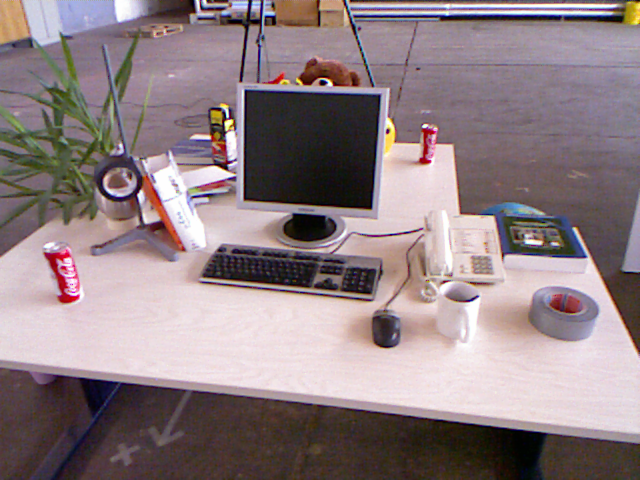
//> input picture cmake-build-debug/img1.png, 640 x 480 px
$ ./linematch   (built with g++ and OpenCV 4)
//> lines starting //> are read from the running program, lines starting //| are printed output that depends on the picture; pictures that were not available may be replaced by others from this repository, and a replacement may not be noted
//
// Created by root on 19-4-1.
//

#include <iostream>
#include <opencv2/core/core.hpp>
#include <opencv2/highgui/highgui.hpp>
#include <opencv2/imgproc/imgproc.hpp>
#include <opencv2/features2d/features2d.hpp>

#include "opencv2/line_descriptor.hpp"

using namespace std;
using namespace cv;

#define DISTANCE_THRESHOLD 25

void LBDMatch(String img_path1, String img_path2) {
//> called with img_path1 = "img1.png", img_path2 = "img2.png"
    // 二进制检测子+二进制描述子

    Mat img1 = imread(img_path1);
//> img1 is the input picture: 480 rows x 640 cols, CV_8UC3; mean B, G, R 131.6, 127.9, 143.8
    Mat img2 = imread(img_path2);

    Ptr<line_descriptor::BinaryDescriptor> bd = line_descriptor::BinaryDescriptor::createBinaryDescriptor();
    vector<line_descriptor::KeyLine> keylines1, keylines2;
    Mat des1, des2;

    // 检测线段
    bd->detect(img1, keylines1);
//> keylines1 = 170 items
    bd->detect(img2, keylines2);
//> keylines2 = 170 items

    // 计算二进制描述子
    bd->compute(img1, keylines1, des1);
    bd->compute(img2, keylines2, des2);

    // 二进制匹配
    Ptr<line_descriptor::BinaryDescriptorMatcher> bdm = line_descriptor::BinaryDescriptorMatcher::createBinaryDescriptorMatcher();
    vector<DMatch> matches;
    bdm->match(des1, des2, matches);
//> matches = 170 matches

    // 筛选好的匹配，距离小于给定阈值
    vector<DMatch> good_matches;
    for (int i = 0; i < matches.size(); ++i) {
        if (matches[i].distance < DISTANCE_THRESHOLD) {
            good_matches.push_back(matches[i]);
        }
    }
//> after the loop, good_matches = 170 matches

    // 绘制线段
    Mat img1_lines = Mat::zeros(img1.size(), CV_8UC3);
    line_descriptor::drawKeylines(img1, keylines1, img1_lines);
    imwrite("img1_binary_lines.jpg", img1_lines);

    Mat img2_lines = Mat::zeros(img2.size(), CV_8UC3);
    line_descriptor::drawKeylines(img2, keylines2, img2_lines);
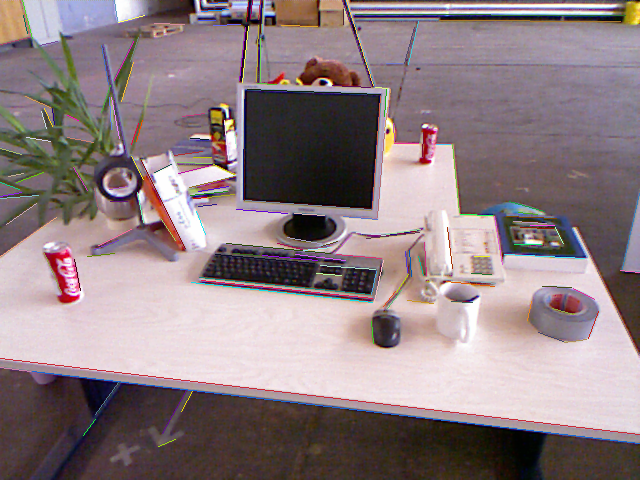
//> img2_lines: 480 rows x 640 cols, CV_8UC3; mean B, G, R 131.3, 127.6, 143.6
    imwrite("img2_binary_lines.jpg", img2_lines);

    // 绘制匹配的线段
    Mat matched_img;
    std::vector<char> mask(good_matches.size(), 1);
//> mask = 170 values from 1 to 1
    line_descriptor::drawLineMatches(img1, keylines1,
                                     img2, keylines2,
                                     good_matches,
                                     matched_img,
                                     Scalar::all(-1),
                                     Scalar::all(-1), mask,
                                     line_descriptor::DrawLinesMatchesFlags::DEFAULT);
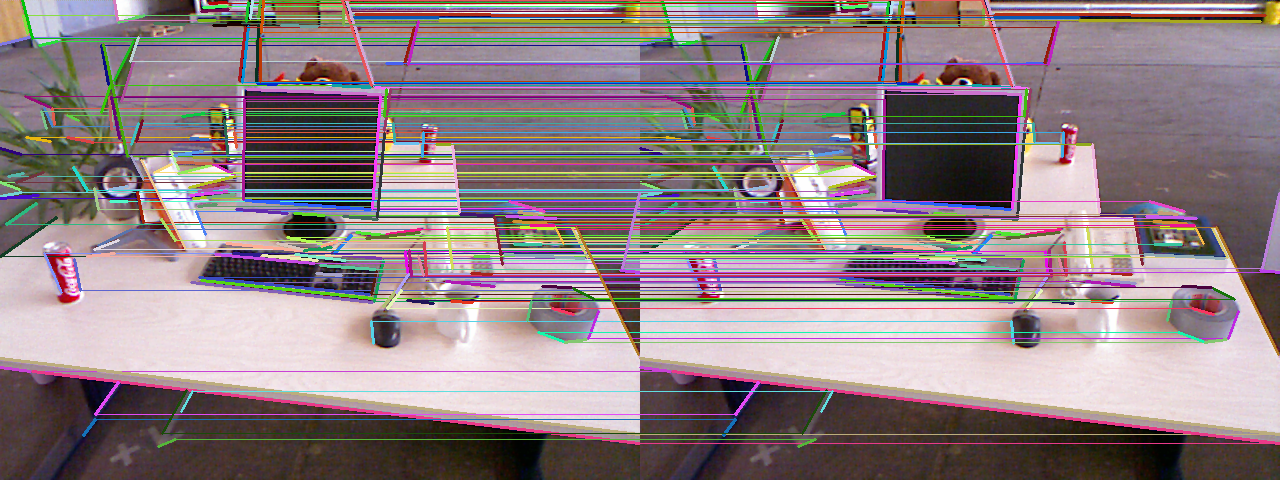
//> matched_img: 480 rows x 1280 cols, CV_8UC3; mean B, G, R 131.5, 128, 143.4
    imwrite("match_binary_lines.jpg", matched_img);
}

void LSDMatch(String img_path1, String img_path2) {
//> called with img_path1 = "img1.png", img_path2 = "img2.png"
    // LSD检测子+二进制描述子

    Mat img1 = imread(img_path1);
    Mat img2 = imread(img_path2);

    // LSD检测器
    Ptr<line_descriptor::LSDDetector> lsd = line_descriptor::LSDDetector::createLSDDetector();
    // 二进制描述子
    Ptr<line_descriptor::BinaryDescriptor> bd = line_descriptor::BinaryDescriptor::createBinaryDescriptor();
    vector<line_descriptor::KeyLine> keylines1, keylines2;
    Mat des1, des2;

    // 检测线段
    lsd->detect(img1, keylines1, 2, 2);
//> keylines1 = 572 items
    lsd->detect(img2, keylines2, 2, 2);
//> keylines2 = 572 items

    // 描述线段
    bd->compute(img1, keylines1, des1);
    bd->compute(img2, keylines2, des2);

    // 选择金字塔第一层的线段以及对应描述子
    vector<line_descriptor::KeyLine> keylines1_octave0, keylines2_octave0;
    Mat des1_octave0, des2_octave0;
    for (int i = 0; i < keylines1.size(); ++i) {
        if (keylines1[i].octave == 1) {
            keylines1_octave0.push_back(keylines1[i]);
            des1_octave0.push_back(des1.row(i));
        }
    }
//> after the loop, keylines1_octave0 = 149 items
    for (int i = 0; i < keylines2.size(); ++i) {
        if (keylines2[i].octave == 1) {
            keylines2_octave0.push_back(keylines2[i]);
            des2_octave0.push_back(des2.row(i));
        }
    }
//> after the loop, keylines2_octave0 = 149 items

    // 绘制线段
    Mat img1_lines, img2_lines;
    Mat img1_lines_oct0, img2_lines_oct0;
    line_descriptor::drawKeylines(img1, keylines1, img1_lines);
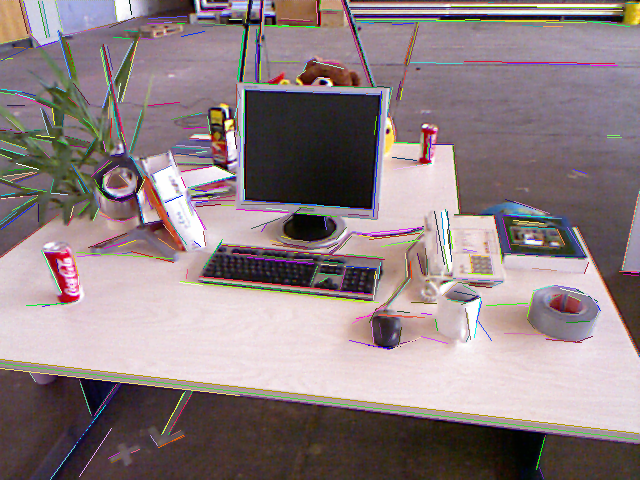
//> img1_lines: 480 rows x 640 cols, CV_8UC3; mean B, G, R 130.7, 128.1, 143.2
    line_descriptor::drawKeylines(img2, keylines2, img2_lines);
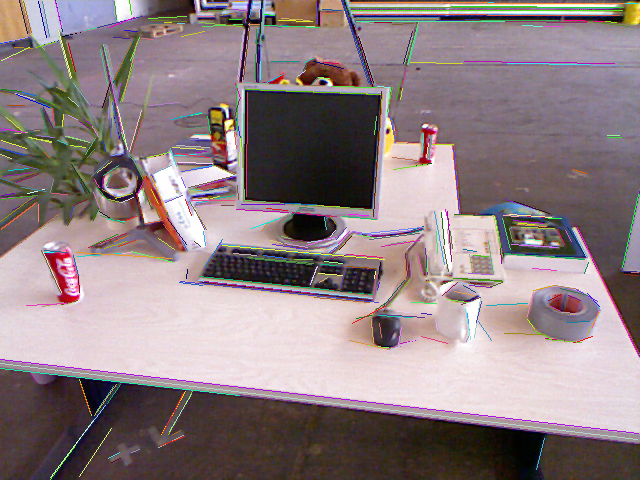
//> img2_lines: 480 rows x 640 cols, CV_8UC3; mean B, G, R 131.3, 128.2, 143.3
    line_descriptor::drawKeylines(img1, keylines1_octave0, img1_lines_oct0);
    line_descriptor::drawKeylines(img2, keylines2_octave0, img2_lines_oct0);
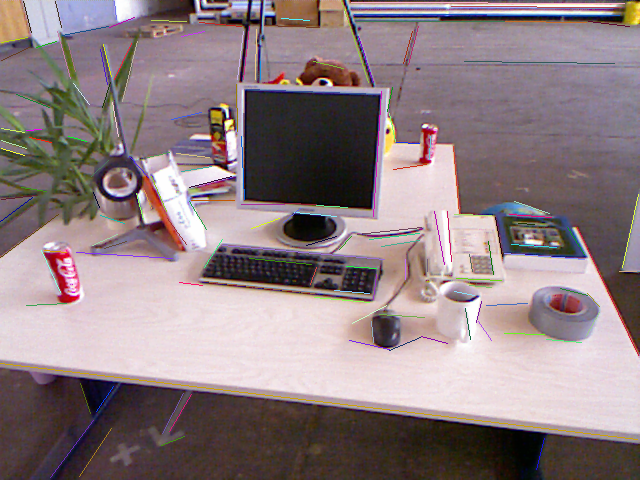
//> img2_lines_oct0: 480 rows x 640 cols, CV_8UC3; mean B, G, R 131, 127.6, 143.6
    imwrite("img1_lsd_lines.jpg", img1_lines);
    imwrite("img2_lsd_lines.jpg", img2_lines);
    imwrite("img1_lsd_lines_oct0.jpg", img1_lines_oct0);
    imwrite("img2_lsd_lines_oct0.jpg", img2_lines_oct0);

    // 匹配线段
    vector<DMatch> matches, good_matches;
    Ptr<line_descriptor::BinaryDescriptorMatcher> bdm = line_descriptor::BinaryDescriptorMatcher::createBinaryDescriptorMatcher();
    bdm->match(des1_octave0, des2_octave0, matches);
//> matches = 149 matches

    for (int j = 0; j < matches.size(); ++j) {
        if (matches[j].distance < DISTANCE_THRESHOLD) {
            good_matches.push_back(matches[j]);
        }
    }
//> this loop made 149 passes
//> after the loop, good_matches = 149 matches

    // 绘制匹配的线段
    Mat matched_img;
    // lsd的匹配结果是缩小了一倍的，所以绘图的时候也要对应缩小
    resize(img1, img1, Size(img1.cols / 2, img1.rows / 2));
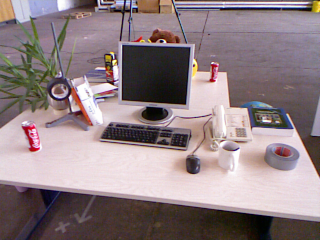
//> img1: 240 rows x 320 cols, CV_8UC3; mean B, G, R 131.7, 128, 143.9
    resize(img2, img2, Size(img2.cols / 2, img2.rows / 2));
    std::vector<char> mask(good_matches.size(), 1);
//> mask = 149 values from 1 to 1
    line_descriptor::drawLineMatches(img1, keylines1_octave0,
                                     img2, keylines2_octave0,
                                     good_matches,
                                     matched_img,
                                     Scalar::all(-1),
                                     Scalar::all(-1), mask,
                                     line_descriptor::DrawLinesMatchesFlags::DEFAULT);
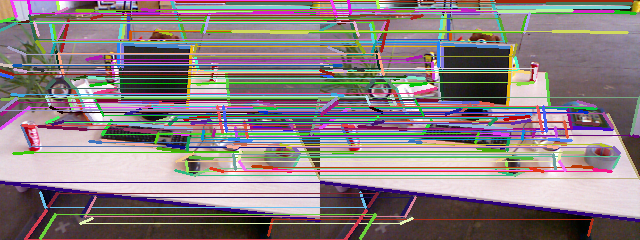
//> matched_img: 240 rows x 640 cols, CV_8UC3; mean B, G, R 128.4, 126.3, 138.3
    imwrite("match_lsd_lines.jpg", matched_img);
}

int main() {
    String img_path1 = "img1.png";
    String img_path2 = "img2.png";

    LBDMatch(img_path1, img_path2);
    LSDMatch(img_path1, img_path2);
}
